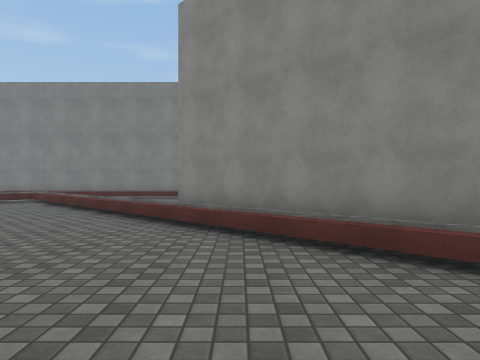
View 1 (above)

12 first-person views from a walk through a Unity game level. The camera is 1.2 m above the floor, looks level and sees 70° across. The floor is counted in squares, 2 m on a side. Each view is taken from the middle of a square. On the plan, view 1 faces up. The plan holds only what a view shows up to about 10 squares ahead; the rest is blank. The place goes on beyond the plan. The player is left out. Surface patterns are stand-ins for the level's own textures.

View 2
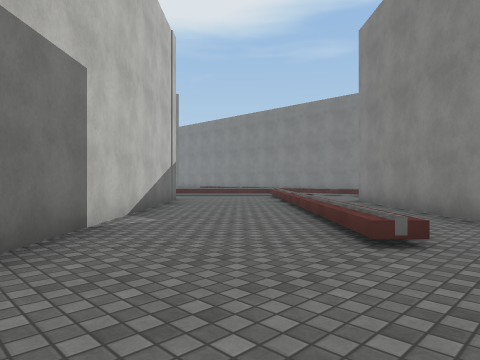

View 3
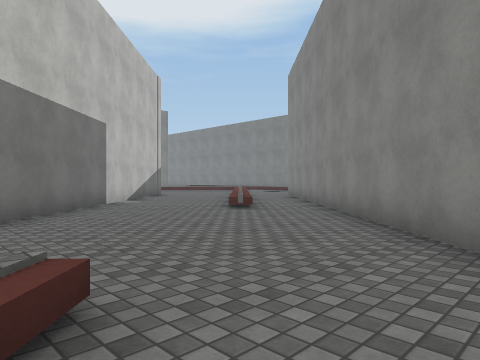

View 4
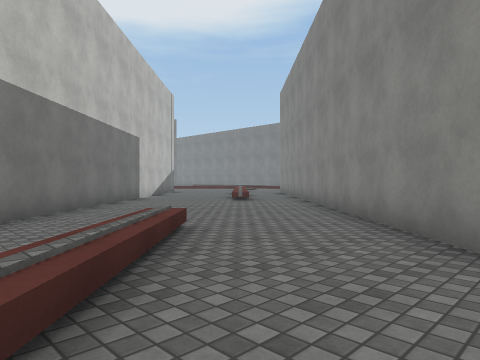

View 5
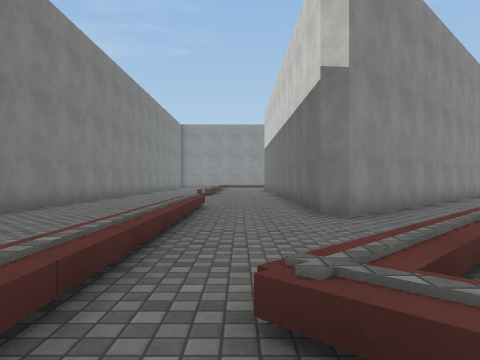

View 6
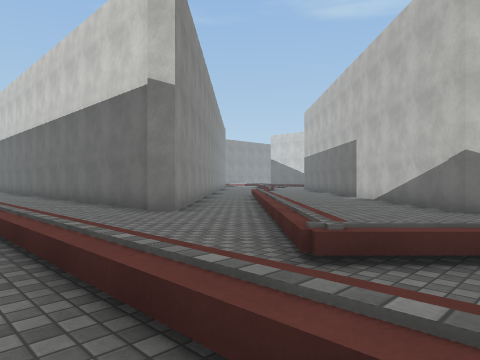

View 7
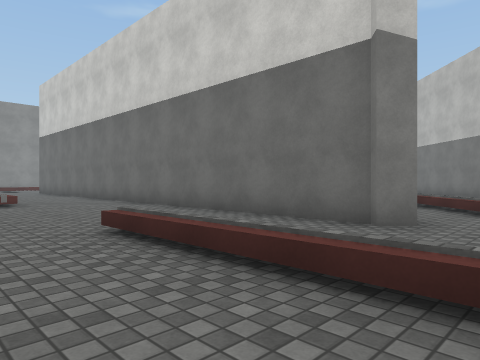

View 8
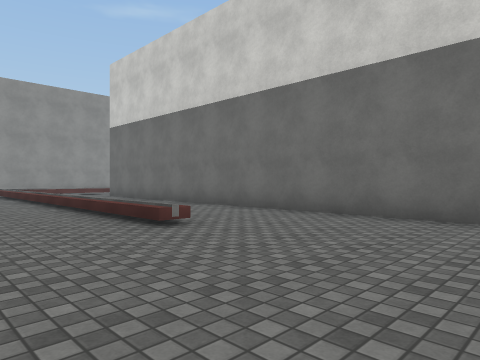

View 9
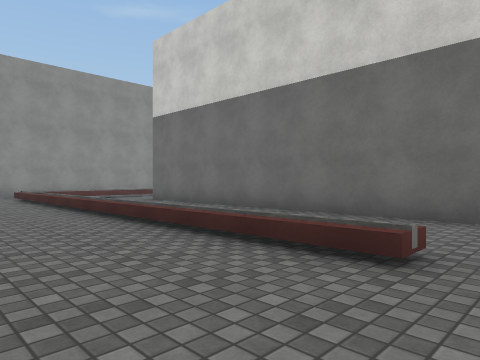

View 10
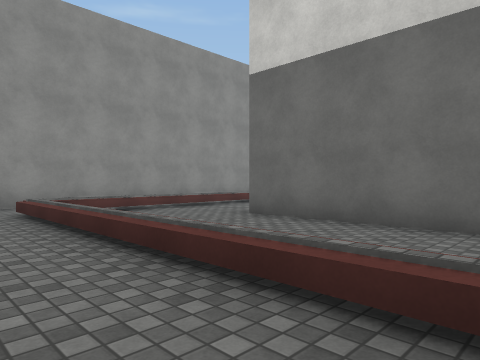

View 11
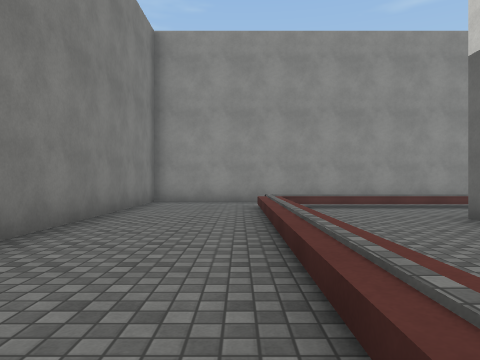

View 12
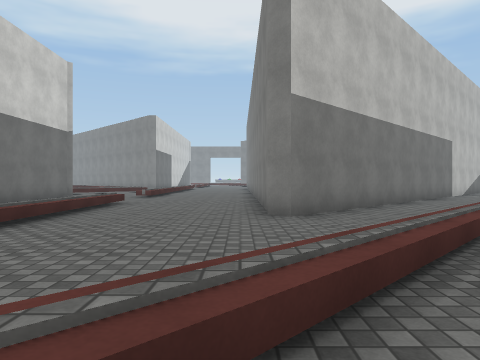

### Floor plan
Key: @ floor where view 1 was taken; # wall or solid block; . floor; / step, stairs or slope.
Columns run from 7 left of view 1 to 19 right of it. Each row starts with its distance up from view 1.
 14      ...........  ........#
 13     ......................#
 12 ..........................#
 11 /////////....////////////.#
 10 ./..............  ....../ #
  9 ///...................../ #
  8  ../..################../ #
  7   ../..##              ./ #
  6  ..../..##             ./ #
  5  ...../..##
  4  ##..../..##
  3   ##..../..##
  2    ##..../..##
  1     ##.......##
  0      ##@......##
 -1       ##.......#
 -2        ##.......
 -3         ##..//...
 -4          ##..//..
 -5           ##..//.
 -6         #####..//.
 -7         ........//.
 -8         ........./
 -9         .........
-10         .//////
-11
-12
-13         ##

Where each view was taken, in squares from view 1:
view 1: 0 up, 0 right, facing up
view 2: 1 down, 3 right, facing up-left
view 3: 3 down, 7 right, facing up-left
view 4: 5 down, 9 right, facing up-left
view 5: 10 up, 7 left, facing right
view 6: 12 up, 7 left, facing down-right
view 7: 13 up, 3 left, facing down-right
view 8: 14 up, 2 right, facing down-right
view 9: 14 up, 5 right, facing down-right
view 10: 13 up, 10 right, facing down-right
view 11: 12 up, 9 right, facing right
view 12: 7 down, 11 right, facing left
